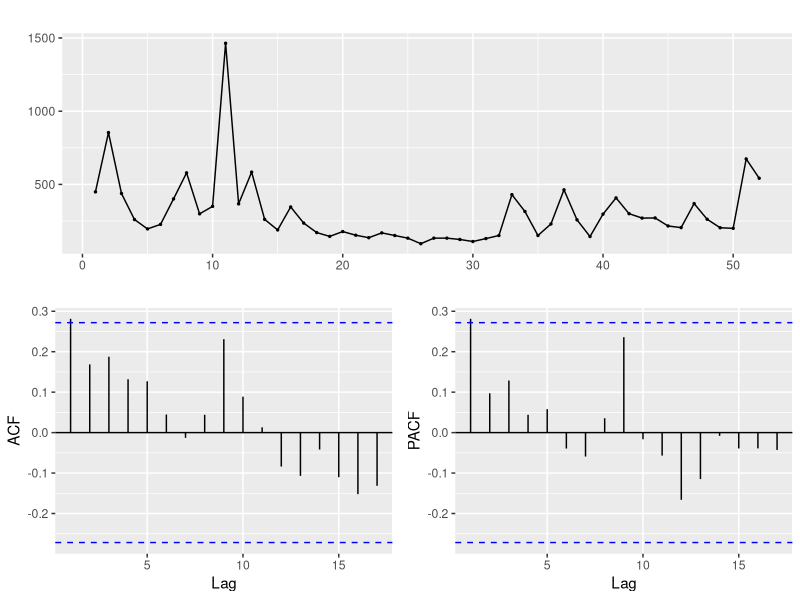
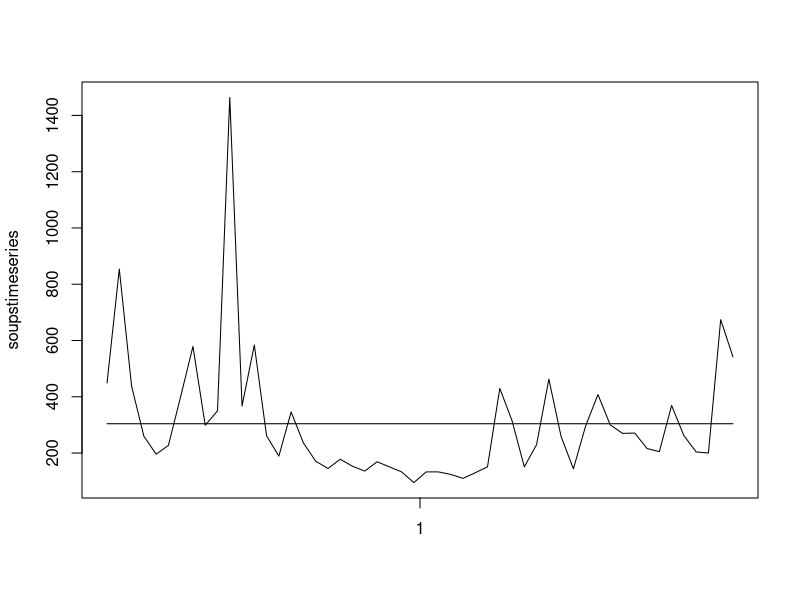
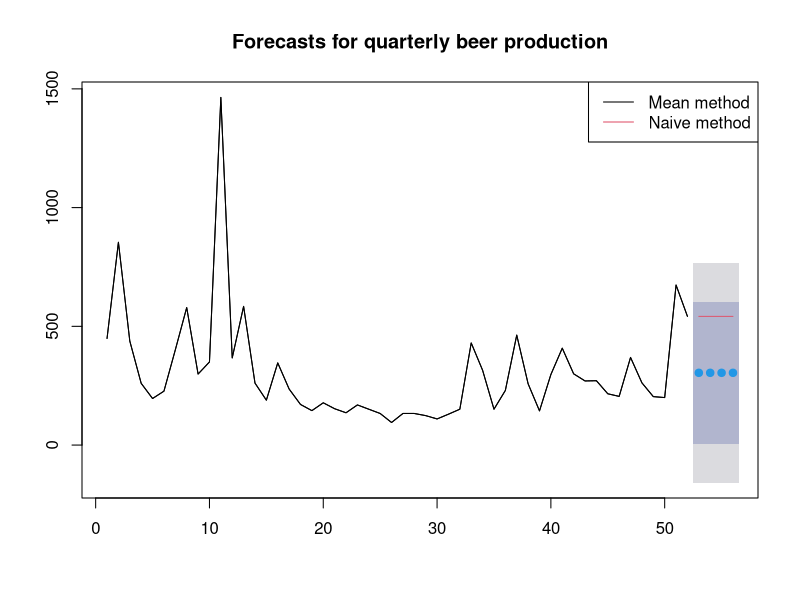
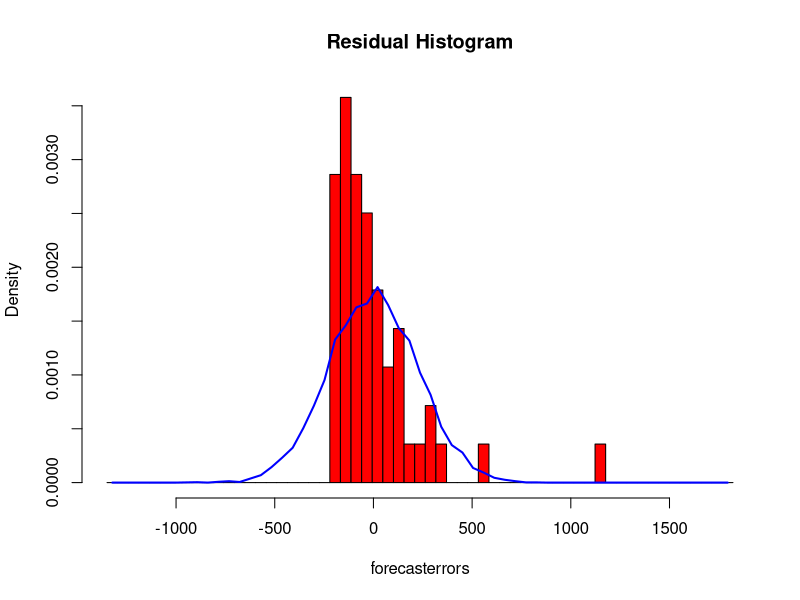
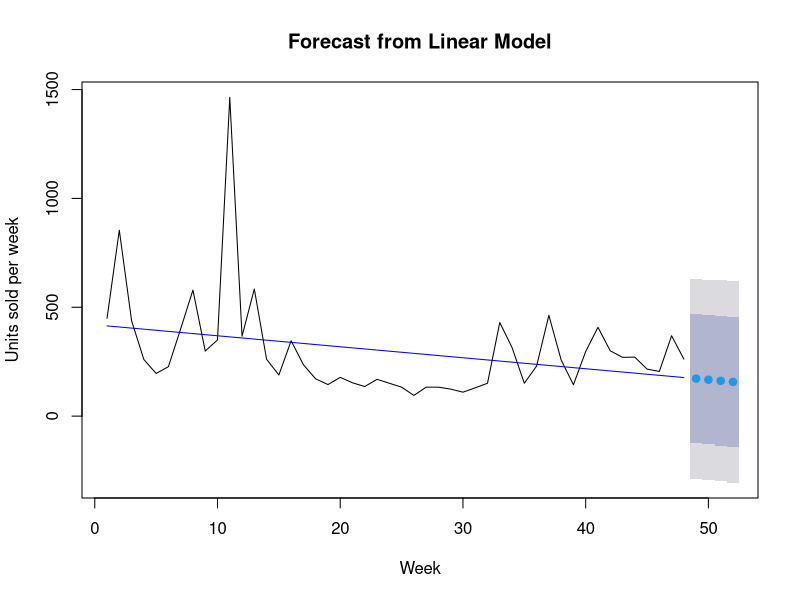
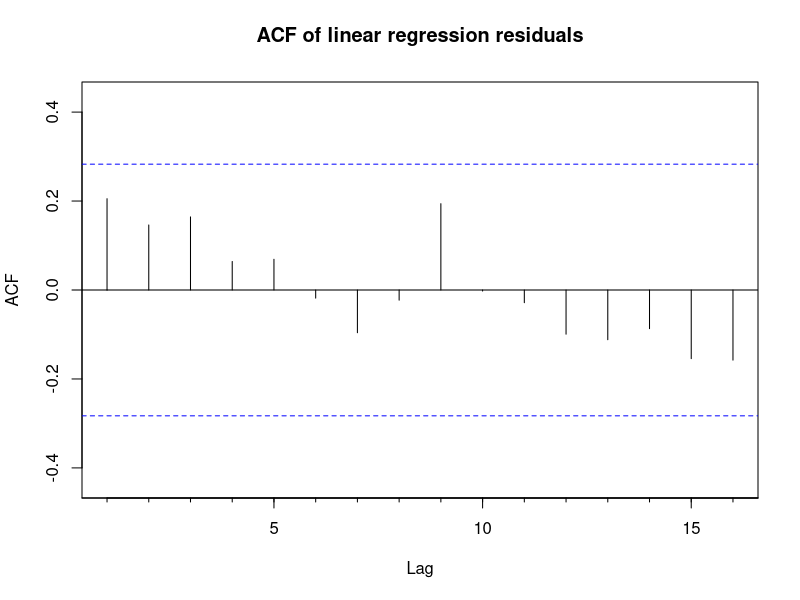
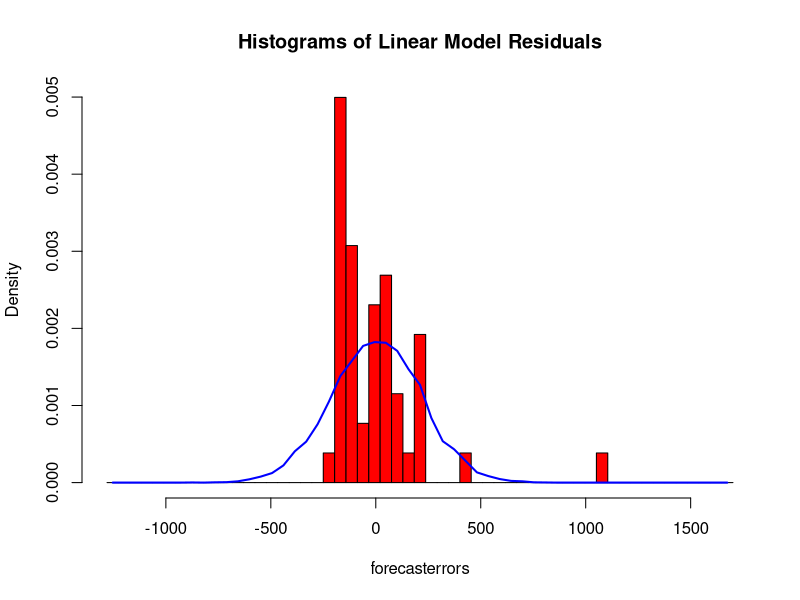
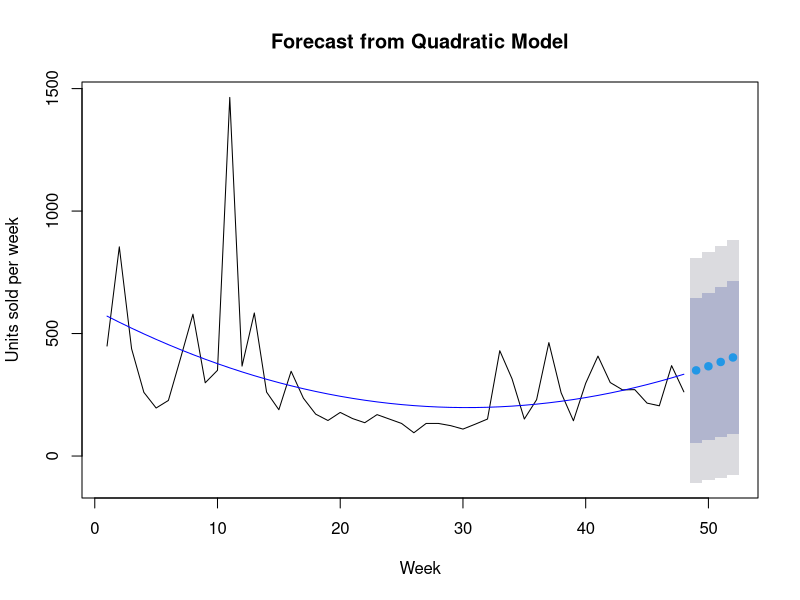

Recreate these plots in R, in order. (Note: this script raises an error after producing the figures.)
## ---- chunk 1
knitr::opts_chunk$set(echo = TRUE)
## ---- chunk 2

#Function for residual histogram
plotForecastErrors <- function(forecasterrors,modeltype="Residual Histogram")
{
  # make a histogram of the forecast errors:
  mybinsize <- IQR(forecasterrors)/4
  mysd   <- sd(forecasterrors)
  mymin  <- min(forecasterrors) - mysd*5
  mymax  <- max(forecasterrors) + mysd*3
  # generate normally distributed data with mean 0 and standard deviation mysd
  mynorm <- rnorm(10000, mean=0, sd=mysd)
  mymin2 <- min(mynorm)
  mymax2 <- max(mynorm)
  if (mymin2 < mymin) { mymin <- mymin2 }
  if (mymax2 > mymax) { mymax <- mymax2 }
  # make a red histogram of the forecast errors, with the normally distributed data overlaid:
  mybins <- seq(mymin, mymax, mybinsize)
  hist(forecasterrors, col="red", freq=FALSE, breaks=mybins, main =modeltype )
  # freq=FALSE ensures the area under the histogram = 1
  # generate normally distributed data with mean 0 and standard deviation mysd
  myhist <- hist(mynorm, plot=FALSE, breaks=mybins)
  # plot the normal curve as a blue line on top of the histogram of forecast errors:
  points(myhist$mids, myhist$density, type="l", col="blue", lwd=2)
}

## ---- chunk 3
library(forecast)


soups <- read.csv("Campbells_233779_data.csv")
soupstimeseries<- ts(soups)

#findfrequency(soupstimeseries)

ggtsdisplay(soupstimeseries)
## ---- chunk 4

monthplot(soupstimeseries)
## ---- chunk 5

soupfit1 <- meanf(soupstimeseries,h=4)
soupfit2 <- naive(soupstimeseries,h=4)


plot(soupfit1, plot.conf=FALSE,
     main="Forecasts for quarterly beer production")
lines(soupfit2$mean,col=2)

lines(soupstimeseries)
legend("topright", lty=1, col=c(1,2),
       legend=c("Mean method","Naive method"))
## ---- chunk 6

print("Accuracy of mean method")
accuracy(soupfit1)
print("Accuracy of naive method")
accuracy(soupfit2)
res1<- residuals(soupfit1)
plotForecastErrors(res1)

## ---- chunk 7
souptraining<- ts(soupstimeseries[c(1:48),])
soupvalidation<- ts(soupstimeseries[c(49:52),])
## ---- chunk 8

soup.fit3 <- tslm(souptraining~trend)
f3 <- forecast(soup.fit3, h=4, level=c(80,95))
plot(f3, ylab="Units sold per week",xlab="Week",main="Forecast from Linear Model")
lines(fitted(soup.fit3),col="blue")

accuracy(f3)
## ---- chunk 9
res3 <- residuals(soup.fit3)
#plot(res3, main="Residuals from linear regression method", ylab="residuals", xlab="Week")
#abline(0,0,col="gray60")
Acf(res3, main="ACF of linear regression residuals")
plotForecastErrors(res3,"Histograms of Linear Model Residuals")
## ---- chunk 10

soup.fit4 <- tslm(souptraining~trend+I(trend^2))
f4 <- forecast(soup.fit4, h=4, level=c(80,95))
plot(f4, ylab="Units sold per week",xlab="Week", main="Forecast from Quadratic Model")
lines(fitted(soup.fit4),col="blue")

accuracy(f4)
## ---- chunk 11

res4 <- residuals(soup.fit4)
#plot(res4, main="Residuals from Quadratic Model", ylab="residuals", xlab="Week")
#abline(0,0,col="gray60")
Acf(res4, main="ACF of Quadratic Model residuals")
plotForecastErrors(res4,"Histograms of Quadratic Model Residuals")
## ---- chunk 12
plot(soupstimeseries, main="Smoothing-Center Moving Average", ylab="units#", xlab="Week")
lines(ma(soupstimeseries,8),col="red")

plot(soupstimeseries, main="Smoothing-Weighted Moving Average", ylab="units#", xlab="Week")
lines(ma(ma(soupstimeseries,4),2),col="red")
## ---- chunk 13
fit5 <- ses(souptraining, alpha=0.2, initial="optimal", h=4)
fit6 <- ses(souptraining, alpha=0.6, initial="optimal", h=4)
fit7 <- ses(souptraining, alpha=0.89,initial="optimal", h=4)
plot(fit5, plot.conf=FALSE, ylab="Units Sold per week",
     xlab="Week", main="", fcol="white", type="o")
lines(fitted(fit5), col="blue", type="o")
lines(fitted(fit6), col="red", type="o")
lines(fitted(fit7), col="green", type="o")
lines(fit5$mean, col="blue", type="o")
lines(fit6$mean, col="red", type="o")
lines(fit7$mean, col="green", type="o")
legend("topright",lty=1, col=c(1,"blue","red","green"), 
       c("data", expression(alpha == 0.2), expression(alpha == 0.6),
         expression(alpha == 0.89)),pch=1)
## ---- chunk 14
print("Alpha = 0.2")
accuracy(fit5)
print("Alpha = 0.6")
accuracy(fit6)
print("Alpha = 0.89")
accuracy(fit7)

## ---- chunk 15
fit8 <- holt(souptraining, alpha=0.2, beta=0.2, damped=TRUE, initial="optimal", h=4) 
plot(fit8, type="o", ylab="Units sold per week", xlab="Week", 
     fcol="white", plot.conf=FALSE)
lines(fitted(fit8), col="green") 
lines(fit8$mean, col="green", type="o") 
legend("topright", lty=1, col=c("black","green"), 
       c("Data","Additive damped trend"))

## ---- chunk 16
accuracy(fit8)

## ---- chunk 17

fit9 <- HoltWinters(souptraining,alpha=0.6,beta=FALSE,gamma=FALSE)
fit9_1 <- forecast.HoltWinters(fit9, h=4)
fit10 <- HoltWinters(souptraining,alpha=0.2,beta=FALSE,gamma=FALSE)
fit10_1 <- forecast.HoltWinters(fit10, h=4)
fit11 <- HoltWinters(souptraining,alpha=0.2,beta=0.7,gamma=FALSE)
fit11_1 <- forecast.HoltWinters(fit11, h=4)
plot(fit9_1, type="o", ylab="Units sold per week", xlab="Week", fcol="white", plot.conf=FALSE)
lines(fitted(fit9_1), col="green") 
lines(fit9_1$mean, col="green", type="o") 
lines(fitted(fit10_1), col="blue") 
lines(fit10_1$mean, col="blue", type="o")
lines(fitted(fit11_1), col="red") 
lines(fit11_1$mean, col="red", type="o")

legend("topright", lty=1, col=c("black","green","blue","red"), 
       c("Data",expression(alpha == 0.6),expression(alpha == 0.2),expression(alpha == 0.6 & beta == 0.7)))
## ---- chunk 18
print("alpha=0.6,beta=FALSE,gamma=FALSE")
accuracy(fit9_1)
print("alpha=0.2,beta=FALSE,gamma=FALSE")
accuracy(fit10_1)
print("alpha=0.2,beta=0.7,gamma=FALSE")
accuracy(fit11_1)

## ---- chunk 19

# Quadtratic

soup.fitv4 <- tslm(soupvalidation~trend+I(trend^2))
fv4 <- forecast(soup.fitv4, h=4, level=c(80,95))
print("Accuracy of quadratic regression model")
accuracy(fv4)

#SES
fitv5 <- ses(soupvalidation, alpha=0.2, initial="optimal", h=4)
print("Accuracy of simpel exponential model with alpha=0.2")
accuracy(fitv5)

#HW
fitv10 <- HoltWinters(soupvalidation,alpha=0.2,beta=FALSE,gamma=FALSE)
fitv10_1 <- forecast.HoltWinters(fitv10, h=4)
print("Accuracy of holt's winter exponential model with alpha=0.2 and no beta gamma")
accuracy(fitv10_1)
## ---- chunk 20

soup.fitfinal <- tslm(soupstimeseries~trend+I(trend^2))
ffinal <- forecast(soup.fitfinal, h=4, level=c(80,95))
plot(ffinal, ylab="Units sold per week",xlab="Week", main="Forecast from Quadratic Model")
lines(fitted(soup.fitfinal),col="blue")
print("Forecasted Values")

## ---- chunk 21
ffinal
